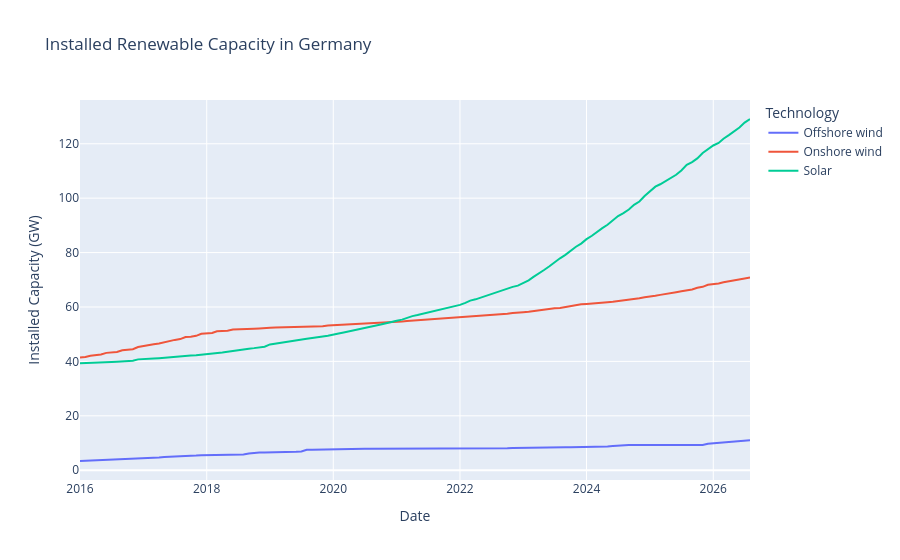

The code cell stored with this chart in its notebook:
### Markdown cell above
## 8. Installed solar and wind capacity

Capacity has different geographic and temporal coverage from the core datasets.

### Code cell
germany_capacity = capacity[
    (capacity["entity_code"] == "DEU")
    & capacity["series"].isin(
        ["Solar", "Onshore wind", "Offshore wind"]
    )
].copy()

fig = px.line(
    germany_capacity,
    x="date",
    y="capacity_gw",
    color="series",
    title="Installed Renewable Capacity in Germany",
    labels={
        "date": "Date",
        "capacity_gw": "Installed Capacity (GW)",
        "series": "Technology",
    },
)

fig.show()
